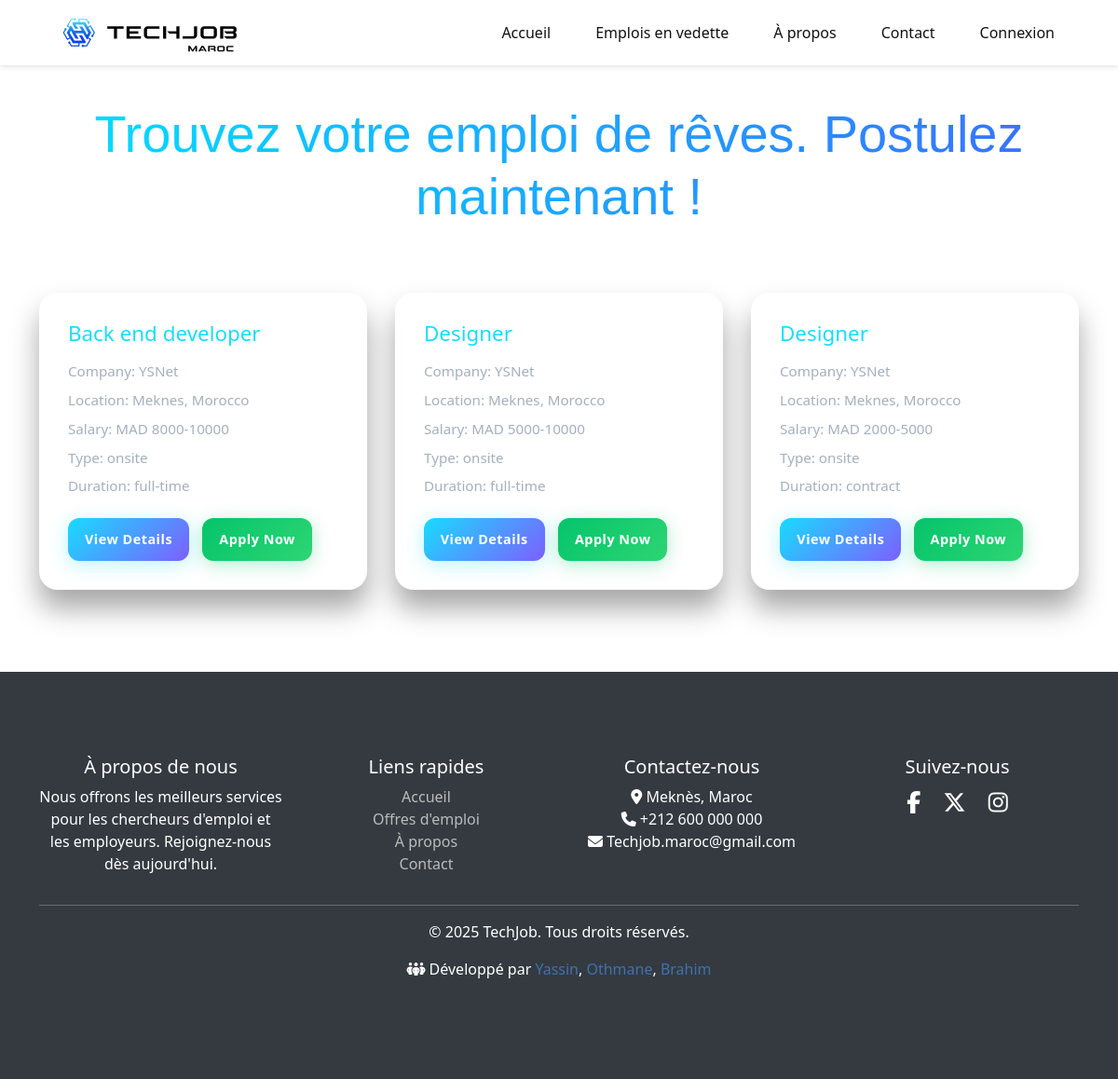
The page /Pages/JobsListing.php on the database as committed earlier.
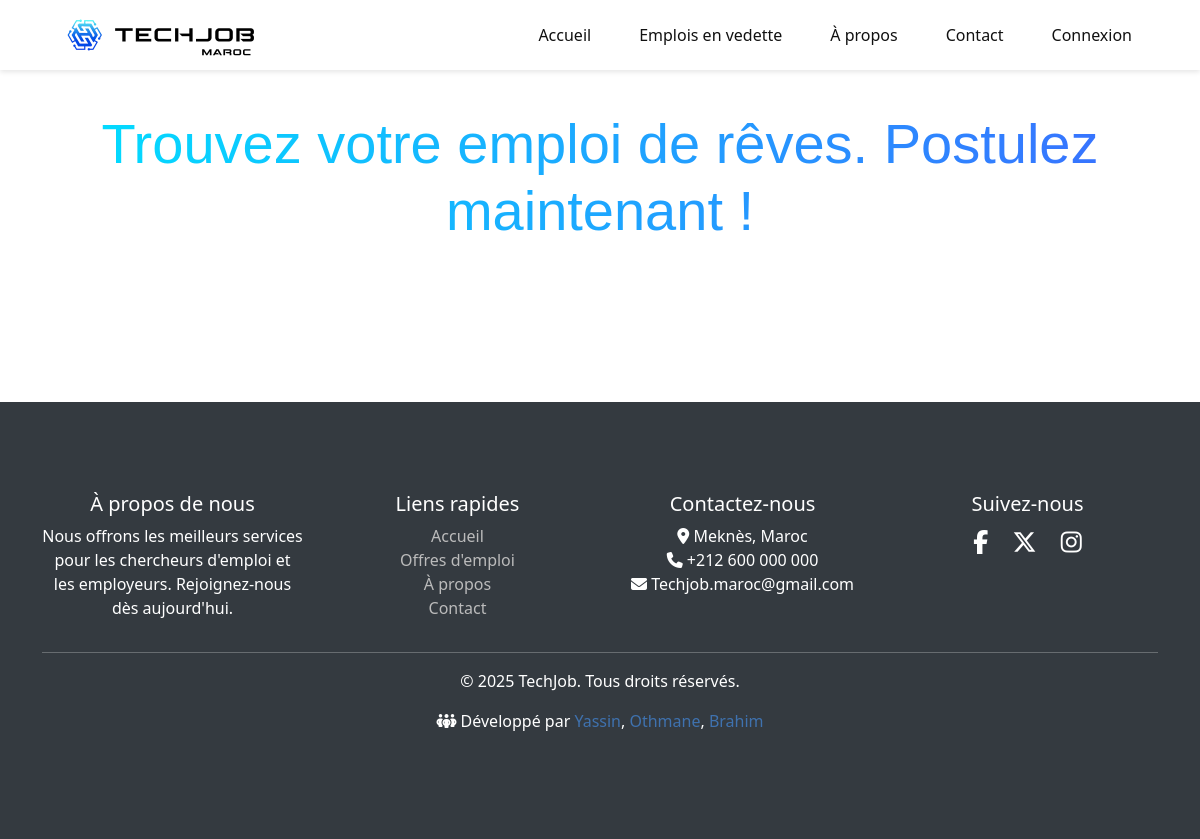
The same page on the database as committed later.
### tables this page shows
CREATE TABLE IF NOT EXISTS `jobs` (
  `id` int(11) NOT NULL AUTO_INCREMENT,
  `postedBy` varchar(255) NOT NULL,
  `category` int(11) NOT NULL,
  `title` varchar(255) NOT NULL,
  `companyName` varchar(255) NOT NULL,
  `location` varchar(255) NOT NULL,
  `salaryRange` varchar(255) DEFAULT NULL,
  `duration` enum('part-time','full-time','contract','internship') NOT NULL,
  `type` enum('remote','onsite','mission') NOT NULL,
  `datePosted` datetime NOT NULL DEFAULT current_timestamp(),
  `skills` text DEFAULT NULL,
  `status` enum('active','closed') NOT NULL DEFAULT 'active',
  `numberOfApplicants` int(11) NOT NULL DEFAULT 0,
  `description` text NOT NULL,
  `requirements` text NOT NULL,
  `specializations` varchar(255) NOT NULL,
  `experience` enum('entry-level','mid-level','senior-level','expert-level') NOT NULL,
  PRIMARY KEY (`id`),
  KEY `postedBy` (`postedBy`),
  KEY `category` (`category`),
  CONSTRAINT `jobs_ibfk_1` FOREIGN KEY (`postedBy`) REFERENCES `users` (`userId`) ON DELETE CASCADE,
  CONSTRAINT `jobs_ibfk_2` FOREIGN KEY (`category`) REFERENCES `categories` (`id`) ON DELETE CASCADE
);

### includes/helper-functions.php (the view, shortened to what this page needs)
<?php
function fetchAllJobs() {
    $jobs = [];
    $conn = connectDB();
    $sql = "SELECT id, title, companyName, location, salaryRange, type, duration, datePosted
            FROM jobs WHERE status = 'active'";
    $result = mysqli_query($conn, $sql);
    if ($result) {
        while ($row = mysqli_fetch_assoc($result)) {
            $jobs[] = $row;
        }
    }
    return $jobs;
}
function generateJobMarkup($job) {
    return "
    <div class='job-item' data-job-id='{$job['id']}'>
        <h3 class='job-title'>{$job['title']}</h3>
        <p class='company-name'>Company: {$job['companyName']}</p>
        <p class='location'>Location: {$job['location']}</p>
        <p class='salary'>Salary: {$job['salaryRange']}</p>
        <p class='job-type'>Type: {$job['type']}</p>
        <p class='duration'>Duration: {$job['duration']}</p>
        <button class='view-details' onclick='openModal({$job['id']})'>View Details</button>
        <form action='../Pages/JobApplication.php?jobId={$job['id']}' method='post' style='display:inline;'>
            <input type='hidden' name='jobId' value='{$job['id']}'>
            <button type='submit' class='apply-button'>Apply Now</button>
        </form>
    </div>";
}
?>

### Pages/JobsListing.php (shortened to what this page needs)
<?php
require_once "../includes/helper-functions.php";
$default = 0;
$categoryId = isset($_GET['category']) ? intval($_GET['category']) : $default;
if ($categoryId == $default) {
    $jobs = fetchAllJobs();
    $categoryName = 'Trouvez votre emploi de rêves. Postulez maintenant !';
} else {
    $categoryName = "Jobs in " . fetchCategoryName($categoryId);
    $jobs = fetchJobsByCategory($categoryId);
}
?>
<!DOCTYPE html>
<html lang="en">
    <head>
        <link rel="stylesheet" href="../styles/generalStyles.css">
        <link rel="stylesheet" href="../styles/HomePage/header.css">
        <link rel="stylesheet" href="../styles/HomePage/footer.css">
        <link rel="stylesheet" href="../styles/HomePage/common-styles.css">
        <link rel="stylesheet" href="../css/jobs.css">
    </head>
    <body>
    <?php
        $currentPage = "JobsListing";
        include_once '../includes/applicant-header.php';
    ?>
    <div class="container">
        <h1 class="page-title"><?= htmlspecialchars($categoryName) ?></h1>
        <div class="job-list">
            <?php foreach ($jobs as $job): ?>
                <?= generateJobMarkup($job); ?>
            <?php endforeach; ?>
        </div>
    </div>
    <?php include_once '../includes/footer.php'; ?>
        <?php include_once('../includes/footer.php') ?>
</body>
</html>

### includes/applicant-header.php (shortened to what this page needs)
<!DOCTYPE html>
<html lang="en">
<head>
    <link rel="stylesheet" href="../css/styles.css">
</head>
<body>
<header id="header">
    <nav class="home-page-nav">
        <a href="HomePage.php" class="logo">
            <img src="../assets/logos/logo-1.png" alt="logo-navigation">
        </a>
        <div class="nav-links">
            <?php if ($currentPage !== 'Home'): ?>
                <a href="./HomePage.php#header">Accueil</a>
            <?php endif; ?>
            <a href="./HomePage.php#jobs-section">Emplois en vedette</a>
            <?php if ($currentPage !== 'About'): ?>
                <a href="./AboutUsPage.php">À propos</a>
            <?php endif; ?>
            <a href="./AboutUsPage.php#contact">Contact</a>
            <?php if (isset($_SESSION['userId'])): ?>
                <a href="../controllers/logout.php" class="btn-logout">Déconnexion</a>
            <?php else: ?>
                <a href="./RolePage.php" class="btn-login">Connexion</a>
            <?php endif; ?>
        </div>
    </nav>
</header>

### includes/footer.php (shortened to what this page needs)
<link rel="stylesheet" href="https://cdn.jsdelivr.net/npm/bootstrap@5.3.0/dist/css/bootstrap.min.css">
<link rel="stylesheet" href="https://cdnjs.cloudflare.com/ajax/libs/font-awesome/6.7.2/css/all.min.css" />
</head>
<body>
<footer class="footer mt-5">
<div class="container">
<div class="row">
<div class="col-md-3">
        <h5>À propos de nous</h5>
        <p>Nous offrons les meilleurs services pour les chercheurs d'emploi et les employeurs. Rejoignez-nous dès aujourd'hui.</p>
</div>
<div class="col-md-3">
        <h5>Liens rapides</h5>
        <ul class="list-unstyled">
        <li><a href="HomePage.php">Accueil</a></li>
        <li><a href="JobsListing.php">Offres d'emploi</a></li>
        <li><a href="AboutUsPage.php">À propos</a></li>
        <li><a href="AboutUsPage.php#contact">Contact</a></li>
        </ul>
</div>
<div class="col-md-3">
        <h5>Contactez-nous</h5>
        <ul class="list-unstyled">
        <li><i class="fas fa-map-marker-alt"></i> Meknès, Maroc</li>
        <li><i class="fas fa-phone"></i> +212 600 000 000</li>
        <li><i class="fas fa-envelope"></i> Techjob.maroc@gmail.com</li>
        </ul>
</div>
<div class="col-md-3">
        <h5>Suivez-nous</h5>
        <div class="social-icons">
        <a href="#"><i class="fab fa-facebook-f"></i></a>
        <a href="#"><i class="fa-brands fa-x-twitter"></i></a>
        <a href="#"><i class="fab fa-instagram"></i></a>
        </div>
</div>
</div>
<hr>
<div class="text-center">
<p>&copy; 2025 TechJob. Tous droits réservés.</p>
<p class="credits"><i class="fa-solid fa-people-group"></i> Développé par <span style="color:#3f72af;">Yassin</span>, <span style="color: #3f72af;">Othmane</span>, <span style="color: #3f72af;">Brahim</span></p>
</div>
</div>
</footer>

### styles/generalStyles.css (style rules this page uses)
* { padding: 0; margin: 0; box-sizing: border-box; transition: all 0.5s; font-family: 'Segoe UI', Tahoma, Geneva, Verdana, sans-serif; }
:root { --primary: #3F72AF; --primary-light: #5488c7; --secondary: #00ADB5; --secondary-light: #00c2cc; --dark: #393E46; --dark-light: #4d535d; --white: #ffffff; --gray: #f5f5f5; }

### styles/HomePage/header.css (style rules this page uses)
:root { --primary: #3F72AF; --primary-light: #5488c7; --secondary: #00ADB5; --secondary-light: #00c2cc; --dark: #393E46; --dark-light: #4d535d; --white: #ffffff; --gray: #f5f5f5; }
header { background-color: var(--white); padding: 10px 5%; box-shadow: 0 2px 5px rgba(0,0,0,0.1); position: fixed; width: 100%; top: 0; z-index: 1000; }
nav { display: flex; justify-content: space-between; align-items: center; }
.logo { color: var(--primary); font-size: 1.8rem; font-weight: bold; text-decoration: none; width: 200px; height: 50px; }
.logo img { height: 100%; width: 100%; }
.nav-links { display: flex; gap: 2rem; }
.nav-links a { color: var(--dark); text-decoration: none; font-weight: 500; transition: all 0.3s; border-top: 2px solid var(--white); border-bottom: 2px solid var(--white); padding: 3px 0; }

### styles/HomePage/footer.css (style rules this page uses)
:root { --primary: #3F72AF; --primary-light: #5488c7; --secondary: #00ADB5; --secondary-light: #00c2cc; --dark: #393E46; --dark-light: #4d535d; --white: #ffffff; --gray: #f5f5f5; }
footer { background: var(--dark-light); color: var(--white); padding: 2rem 5%; text-align: center; }

### styles/HomePage/common-styles.css (style rules this page uses)
:root { --dark: #393E46; }
.container { max-width: 1200px; margin: 0 auto; padding: 0 20px 30px; }

### css/jobs.css (style rules this page uses)
* { margin: 0; padding: 0; box-sizing: border-box; }
:root { --bg: #0d0f1b; --card-glass: rgba(255, 255, 255, 0.05); --highlight: #18dcff; --highlight-2: #7d5fff; --success: #05c46b; --text-main: #f1f2f6; --text-sub: #a4b0be; --blur: blur(16px); --radius: 20px; --shadow: 0 20px 30px rgba(0, 0, 0, 0.35); --transition: 0.35s ease; --font: 'Segoe UI', Roboto, sans-serif; }
body { background-color: var(--bg); color: var(--text-main); font-family: var(--font); margin-top: 100px; scroll-behavior: smooth; }
.container { max-width: 1200px; margin: 0 auto; padding: 40px 20px; }
.page-title { font-family: 'Orbitron', sans-serif; font-size: 3.5rem; margin: 40px auto; text-align: center; padding: 30px 20px; background: linear-gradient(90deg, #00e0ff, #3a6eff); -webkit-background-clip: text; -webkit-text-fill-color: transparent; position: relative; z-index: 1; animation: glowText 2s ease-in-out infinite alternate; }
.job-list { display: grid; grid-template-columns: repeat(auto-fit, minmax(300px, 1fr)); gap: 30px; }
.job-item { background: var(--card-glass); border: 1px solid rgba(255, 255, 255, 0.1); backdrop-filter: var(--blur); border-radius: var(--radius); padding: 30px; position: relative; overflow: hidden; box-shadow: var(--shadow); transition: var(--transition); cursor: pointer; }
.job-item h3 { font-size: 1.4rem; color: var(--highlight); margin-bottom: 15px; }
.job-item p { font-size: 0.95rem; color: var(--text-sub); margin-bottom: 8px; }
.view-details, .apply-button { margin-top: 15px; padding: 12px 18px; border-radius: 12px; font-weight: 600; font-size: 0.9rem; border: none; cursor: pointer; transition: var(--transition); letter-spacing: 0.5px; backdrop-filter: blur(5px); }
.view-details { background: linear-gradient(135deg, var(--highlight), var(--highlight-2)); color: #fff; box-shadow: 0 4px 20px rgba(24, 220, 255, 0.3); }
.apply-button { background: linear-gradient(135deg, var(--success), #2ed573); color: #fff; margin-left: 10px; box-shadow: 0 4px 20px rgba(5, 196, 107, 0.3); }

### css/styles.css (style rules this page uses)
* { margin: 0; padding: 0; box-sizing: border-box; }
body { font-family: 'Poppins', sans-serif; background: #0d0d0d; color: #f0f0f0; }
.logo img { object-fit: contain; height: 60px; transition: transform 0.3s ease; }
.nav-links { display: flex; gap: 2rem; align-items: center; }
.nav-links a { text-decoration: none; color: #111111; font-weight: 500; font-size: 1rem; position: relative; transition: color 0.3s ease; padding: 0.5rem 0; margin: 0 0.5rem; background: none; }
.nav-links a::after { content: ""; position: absolute; width: 0; height: 2px; bottom: -4px; left: 0; background: linear-gradient(90deg, #00f2ff, #3a6eff); transition: width 0.4s ease; border-radius: 1px; }
.btn-login, .btn-logout { margin-left: 1rem; padding: 0.5rem 1rem; color: white; font-weight: 600; border: none; cursor: pointer; transition: all 0.3s ease; }

Rows that differ between the two databases and show on the page:
removed jobs: title "Back end developer", companyName "YSNet", location "Meknes, Morocco", salaryRange "MAD 8000-10000", type "onsite", duration "full-time"
removed jobs: title "Designer", companyName "YSNet", location "Meknes, Morocco", salaryRange "MAD 5000-10000", type "onsite", duration "full-time"
removed jobs: title "Designer", companyName "YSNet", location "Meknes, Morocco", salaryRange "MAD 2000-5000", type "onsite", duration "contract"
